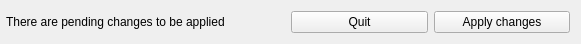
   <widget class="QWidget" name="layoutWidget">
    <property name="geometry">
     <rect>
      <x>20</x>
      <y>564</y>
      <width>581</width>
      <height>28</height>
     </rect>
    </property>
    <layout class="QHBoxLayout" name="horizontalLayout">
     <property name="leftMargin">
      <number>6</number>
     </property>
     <item>
      <widget class="QLabel" name="versionLabel">
       <property name="styleSheet">
        <string notr="true"/>
       </property>
       <property name="text">
        <string>There are pending changes to be applied</string>
       </property>
      </widget>
     </item>
     <item>
      <layout class="QHBoxLayout" name="mainGroupButtons">
       <property name="spacing">
        <number>6</number>
       </property>
       <property name="topMargin">
        <number>0</number>
       </property>
       <item>
        <widget class="QPushButton" name="exitButton">
         <property name="font">
          <font>
           <family>Segoe UI</family>
           <pointsize>9</pointsize>
          </font>
         </property>
         <property name="styleSheet">
          <string notr="true"/>
         </property>
         <property name="text">
          <string>Quit</string>
         </property>
         <property name="icon">
          <iconset resource="resources/res.qrc">
           <normaloff>:/capsWatcher/exit_dark.png</normaloff>:/capsWatcher/exit_dark.png</iconset>
         </property>
        </widget>
       </item>
       <item>
        <widget class="QPushButton" name="applyButton">
         <property name="enabled">
          <bool>true</bool>
         </property>
         <property name="font">
          <font>
           <family>Segoe UI</family>
           <pointsize>9</pointsize>
          </font>
         </property>
         <property name="styleSheet">
          <string notr="true"/>
         </property>
         <property name="text">
          <string>Apply changes</string>
         </property>
         <property name="icon">
          <iconset resource="resources/res.qrc">
           <normaloff>:/capsWatcher/apply_dark.png</normaloff>:/capsWatcher/apply_dark.png</iconset>
         </property>
         <property name="iconSize">
          <size>
           <width>16</width>
           <height>16</height>
          </size>
         </property>
         <property name="flat">
          <bool>false</bool>
         </property>
        </widget>
       </item>
      </layout>
     </item>
    </layout>
   </widget>
